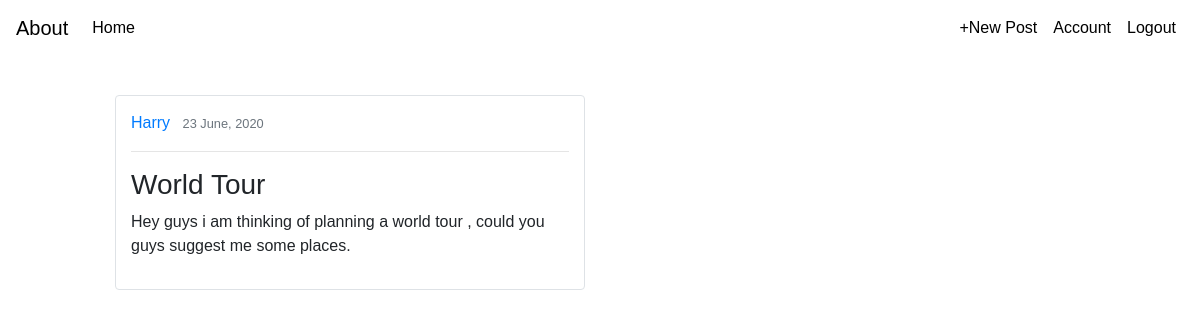
The app's page /add_post/2 (signed in) with its own data.
### blogpost/models.py (models this page shows, shortened)
class User(UserMixin,db.Model):
    id=db.Column(db.Integer , primary_key=True)
    username=db.Column(db.String(20) , unique=True)
    email=db.Column(db.String(50), unique=True)
    password=db.Column(db.String(80))
    posts=db.relationship('Post' , backref='author' , lazy=True)

class Post(UserMixin,db.Model):
    id=db.Column(db.Integer , primary_key=True)
    title=db.Column(db.String , nullable=False)
    content=db.Column(db.String , nullable=False)
    date_posted=db.Column(db.DateTime , nullable=False , default =datetime.utcnow())
    post_id=db.Column(db.Integer , db.ForeignKey('user.id'), nullable=False)

### blogpost/posts/routes.py (the view)
@posts.route("/add_post/<int:post_id>")
@login_required
def post_with_id(post_id):
    post = Post.query.get_or_404(post_id)
    return render_template("post_with_id.html",posts = post)

### blogpost/users/routes.py (called while the page is built)
@login_manager.user_loader
def load_user(post_id):
    user=User.query.get(int(post_id))
    return user

### blogpost/templates/post_with_id.html (shortened to what this page needs)
{% extends 'base.html'  %}
{% import "bootstrap/wtf.html" as wtf %}
{% block body %}
<div class="container" style="width:500px;margin-right:600px; padding:15px">
   <article class="content-section border rounded" style="padding:15px">
     <div class="article-metadata">
       <a class="mr-2" href="#">{{posts.author.username}}</a>
       <small class="text-muted">{{posts.date_posted.strftime('%d %B, %Y')}}</small>
     </div>
     <hr>
     <h3 class="article-title" href="#">{{posts.title}}</h3>
     <p class="article-content" style="white-space:pre-wrap">{{posts.content}}</p>
   </article>
</div>
{% endblock %}

### blogpost/templates/base.html (style rules this page uses)
body { font-family: sans-serif; }

### records on screen
User: author.username "Harry"
Post: date_posted "23 June, 2020", title "World Tour", content "Hey guys i am thinking of planning a world tour , could you guys suggest me some places."
